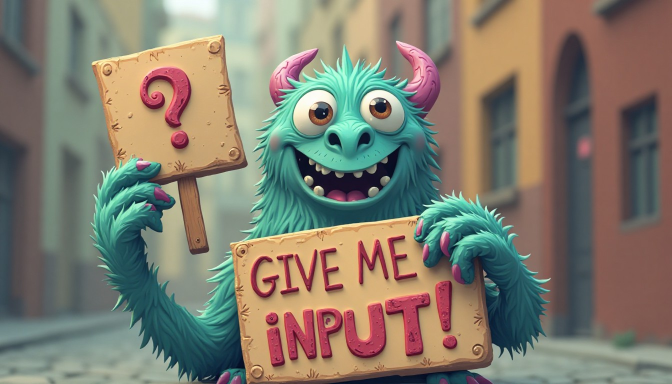
#> input picture noinput.jpg, 1344 x 768 px (shown at 1/2 size)
$ python -i metadata_utils.py   (imports and definitions only)
#> lines starting #> are read from the running program, lines starting #| are printed output that depends on the picture
"""
StarNodes IO - metadata helpers.

Embed and read the 5 custom "StarMetaData" fields in PNG / JPG / WEBP files.
This module has NO ComfyUI imports so it can be tested standalone.
"""

import json

METADATA_BLOB_KEY = "StarMetaData"  # single JSON blob key stored in every format

STAR_METADATA_KEYS = [f"StarMetaData {i}" for i in range(1, 6)]


# ---------------------------------------------------------------------------
# Embedding metadata into image files
# ---------------------------------------------------------------------------

# [103 lines left out: functions _stringify_metadata, build_png_info, build_exif_bytes, _decode_bytes, _parse_user_comment, not called in this run]


def read_star_metadata(pil_image):
    """Read StarNodes metadata from a PIL image (PNG / JPG / WEBP / ...).

    Returns an insertion-ordered dict. Individual text entries win, the
    combined JSON blob fills in the rest.
    """
    md = {}

    # 1) PNG text chunks / generic info dict.
    sources = {}
    text_chunks = getattr(pil_image, "text", None)
    if isinstance(text_chunks, dict):
        for key, value in text_chunks.items():
            value = _decode_bytes(value)
            if isinstance(value, str):
                sources[str(key)] = value
    info = getattr(pil_image, "info", None)
    if isinstance(info, dict):
        for key, value in info.items():
            value = _decode_bytes(value)
            if isinstance(value, str):
                sources.setdefault(str(key), value)

    blob = sources.get(METADATA_BLOB_KEY)
    if blob:
        try:
            data = json.loads(blob)
            if isinstance(data, dict):
                md.update(data)
        except Exception:
            pass

    skip_keys = {METADATA_BLOB_KEY, "parameters", "Comment", "exif", "xmp", "XML:com.adobe.xmp"}
    for key, value in sources.items():
        if key in skip_keys or key in md:
            continue
        md[key] = value

    # 2) EXIF UserComment (JPG / WEBP written by StarNodes).
    try:
        exif = pil_image.getexif()
        if exif is not None:
            parsed = _parse_user_comment(exif.get(0x9286))
            if parsed:
                for key, value in parsed.items():
                    md.setdefault(str(key), value)
            # Legacy string EXIF entries "key:value".
            for exif_tag, exif_value in exif.items():
                if exif_tag in (0x9286, 0x010E):  # UserComment / our ImageDescription
                    continue
                if isinstance(exif_value, str) and ":" in exif_value:
                    if exif_value.startswith(f"{METADATA_BLOB_KEY}:"):
                        continue
                    key, value = exif_value.split(":", 1)
                    if key and value and key not in md:
                        md.setdefault(key.strip(), value.strip())
    except Exception:
        pass

    return md

>>> import cv2
>>> picture = cv2.imread('../noinput.jpg', cv2.IMREAD_GRAYSCALE)
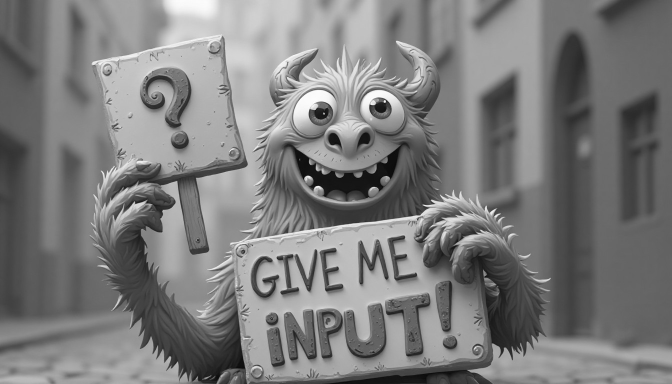
#> picture: shape (768, 1344) (shown at 1/2 size); min 2, max 255, mean 124
>>> result = read_star_metadata(picture)
#> result = 0 items
